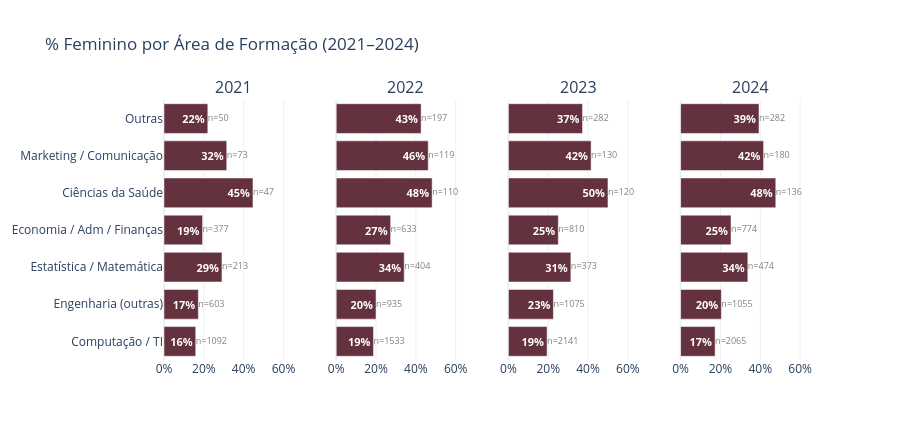

The notebook cell this image was saved under:
### Markdown cell above
### 2.6 — Área de formação por gênero

### Code cell
AREA_ORDEM = [
    'Computação / TI',
    'Engenharia (outras)',
    'Estatística / Matemática',
    'Economia / Adm / Finanças',
    'Ciências da Saúde',
    'Marketing / Comunicação',
    'Outras',
]
 
fig = subplots_pct_fem(
    df, 'area_formacao', AREA_ORDEM,
    '% Feminino por Área de Formação (2021–2024)',
    height=440,
)
fig.show()
# fig.write_image('figures/2_6_formacao_genero.png', scale=2)

### Figure 1 — Plotly figure (JSON) as saved in the notebook; plotly's stock layout.template omitted (floating-point values rounded to 4 significant figures)
{"data": [{"customdata": [1092, 603, 213, 377, 47, 73, 50], "hovertemplate": "%{y}: %{x:.1f}% feminino (n=%{customdata})<extra></extra>", "marker": {"color": "#64313E"}, "orientation": "h", "showlegend": false, "text": ["<b>16%</b>", "<b>17%</b>", "<b>29%</b>", "<b>19%</b>", "<b>45%</b>", "<b>32%</b>", "<b>22%</b>"], "textfont": {"color": "white", "size": 11}, "textposition": "inside", "type": "bar", "x": [15.93, 17.25, 29.11, 19.36, 44.68, 31.51, 22], "xaxis": "x", "y": ["Computação / TI", "Engenharia (outras)", "Estatística / Matemática", "Economia / Adm / Finanças", "Ciências da Saúde", "Marketing / Comunicação", "Outras"], "yaxis": "y"}, {"mode": "text", "showlegend": false, "text": ["n=1092", "n=603", "n=213", "n=377", "n=47", "n=73", "n=50"], "textfont": {"color": "gray", "size": 9}, "textposition": "middle right", "type": "scatter", "x": [15.93, 17.25, 29.11, 19.36, 44.68, 31.51, 22], "xaxis": "x", "y": ["Computação / TI", "Engenharia (outras)", "Estatística / Matemática", "Economia / Adm / Finanças", "Ciências da Saúde", "Marketing / Comunicação", "Outras"], "yaxis": "y"}, {"customdata": [1533, 935, 404, 633, 110, 119, 197], "hovertemplate": "%{y}: %{x:.1f}% feminino (n=%{customdata})<extra></extra>", "marker": {"color": "#64313E"}, "orientation": "h", "showlegend": false, "text": ["<b>19%</b>", "<b>20%</b>", "<b>34%</b>", "<b>27%</b>", "<b>48%</b>", "<b>46%</b>", "<b>43%</b>"], "textfont": {"color": "white", "size": 11}, "textposition": "inside", "type": "bar", "x": [18.72, 20, 34.16, 27.33, 48.18, 46.22, 42.64], "xaxis": "x2", "y": ["Computação / TI", "Engenharia (outras)", "Estatística / Matemática", "Economia / Adm / Finanças", "Ciências da Saúde", "Marketing / Comunicação", "Outras"], "yaxis": "y2"}, {"mode": "text", "showlegend": false, "text": ["n=1533", "n=935", "n=404", "n=633", "n=110", "n=119", "n=197"], "textfont": {"color": "gray", "size": 9}, "textposition": "middle right", "type": "scatter", "x": [18.72, 20, 34.16, 27.33, 48.18, 46.22, 42.64], "xaxis": "x2", "y": ["Computação / TI", "Engenharia (outras)", "Estatística / Matemática", "Economia / Adm / Finanças", "Ciências da Saúde", "Marketing / Comunicação", "Outras"], "yaxis": "y2"}, {"customdata": [2141, 1075, 373, 810, 120, 130, 282], "hovertemplate": "%{y}: %{x:.1f}% feminino (n=%{customdata})<extra></extra>", "marker": {"color": "#64313E"}, "orientation": "h", "showlegend": false, "text": ["<b>19%</b>", "<b>23%</b>", "<b>31%</b>", "<b>25%</b>", "<b>50%</b>", "<b>42%</b>", "<b>37%</b>"], "textfont": {"color": "white", "size": 11}, "textposition": "inside", "type": "bar", "x": [19.43, 22.6, 31.37, 25.06, 50, 41.54, 37.23], "xaxis": "x3", "y": ["Computação / TI", "Engenharia (outras)", "Estatística / Matemática", "Economia / Adm / Finanças", "Ciências da Saúde", "Marketing / Comunicação", "Outras"], "yaxis": "y3"}, {"mode": "text", "showlegend": false, "text": ["n=2141", "n=1075", "n=373", "n=810", "n=120", "n=130", "n=282"], "textfont": {"color": "gray", "size": 9}, "textposition": "middle right", "type": "scatter", "x": [19.43, 22.6, 31.37, 25.06, 50, 41.54, 37.23], "xaxis": "x3", "y": ["Computação / TI", "Engenharia (outras)", "Estatística / Matemática", "Economia / Adm / Finanças", "Ciências da Saúde", "Marketing / Comunicação", "Outras"], "yaxis": "y3"}, {"customdata": [2065, 1055, 474, 774, 136, 180, 282], "hovertemplate": "%{y}: %{x:.1f}% feminino (n=%{customdata})<extra></extra>", "marker": {"color": "#64313E"}, "orientation": "h", "showlegend": false, "text": ["<b>17%</b>", "<b>20%</b>", "<b>34%</b>", "<b>25%</b>", "<b>48%</b>", "<b>42%</b>", "<b>39%</b>"], "textfont": {"color": "white", "size": 11}, "textposition": "inside", "type": "bar", "x": [17.34, 20.47, 33.76, 25.32, 47.79, 41.67, 39.36], "xaxis": "x4", "y": ["Computação / TI", "Engenharia (outras)", "Estatística / Matemática", "Economia / Adm / Finanças", "Ciências da Saúde", "Marketing / Comunicação", "Outras"], "yaxis": "y4"}, {"mode": "text", "showlegend": false, "text": ["n=2065", "n=1055", "n=474", "n=774", "n=136", "n=180", "n=282"], "textfont": {"color": "gray", "size": 9}, "textposition": "middle right", "type": "scatter", "x": [17.34, 20.47, 33.76, 25.32, 47.79, 41.67, 39.36], "xaxis": "x4", "y": ["Computação / TI", "Engenharia (outras)", "Estatística / Matemática", "Economia / Adm / Finanças", "Ciências da Saúde", "Marketing / Comunicação", "Outras"], "yaxis": "y4"}], "layout": {"annotations": [{"font": {"size": 16}, "showarrow": false, "text": "2021", "x": 0.1062, "xanchor": "center", "xref": "paper", "y": 1, "yanchor": "bottom", "yref": "paper"}, {"font": {"size": 16}, "showarrow": false, "text": "2022", "x": 0.3688, "xanchor": "center", "xref": "paper", "y": 1, "yanchor": "bottom", "yref": "paper"}, {"font": {"size": 16}, "showarrow": false, "text": "2023", "x": 0.6313, "xanchor": "center", "xref": "paper", "y": 1, "yanchor": "bottom", "yref": "paper"}, {"font": {"size": 16}, "showarrow": false, "text": "2024", "x": 0.8938, "xanchor": "center", "xref": "paper", "y": 1, "yanchor": "bottom", "yref": "paper"}], "height": 440, "legend": {"orientation": "h", "x": 1, "xanchor": "right", "y": 1.02}, "title": {"text": "% Feminino por Área de Formação (2021–2024)"}, "xaxis": {"anchor": "y", "domain": [0, 0.2125], "range": [0, 70], "ticksuffix": "%"}, "xaxis2": {"anchor": "y2", "domain": [0.2625, 0.475], "range": [0, 70], "ticksuffix": "%"}, "xaxis3": {"anchor": "y3", "domain": [0.525, 0.7375], "range": [0, 70], "ticksuffix": "%"}, "xaxis4": {"anchor": "y4", "domain": [0.7875, 1], "range": [0, 70], "ticksuffix": "%"}, "yaxis": {"anchor": "x", "domain": [0, 1]}, "yaxis2": {"anchor": "x2", "domain": [0, 1], "matches": "y", "showticklabels": false}, "yaxis3": {"anchor": "x3", "domain": [0, 1], "matches": "y", "showticklabels": false}, "yaxis4": {"anchor": "x4", "domain": [0, 1], "matches": "y", "showticklabels": false}}}
